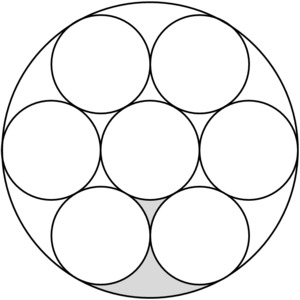
#> input picture src/com/cv/DetectObject/DetectCircle/images/image_03.png, 300 x 300 px
$ python DetectCircle.py
#> lines starting #> are read from the running program, lines starting #| are printed output that depends on the picture; after the words box and inside, x2 and y2 are one past the last pixel; in counts of white or black regions, pixels touching at a corner belong together
import cv2
import matplotlib.pyplot as plt
import numpy as np

# load the image
image_path = "images/"
original_image = cv2.imread(image_path + "image_03.png")
#> original_image is the input picture: shape (300, 300, 3); min 0, max 255, mean 240.1
# show original image
window_name = 'Original Image'
cv2.imshow(window_name, original_image)
cv2.waitKey()

# clone original image
copy_original_image = original_image.copy()

# convert the image to grayscale
gray_image = cv2.cvtColor(copy_original_image, cv2.COLOR_BGR2GRAY)
# show Gray image
window_name = 'Gray Image'
cv2.imshow(window_name, gray_image)
cv2.waitKey()

# detect circles in the image
circles = cv2.HoughCircles(gray_image, cv2.HOUGH_GRADIENT, 1.2, 75)
#> circles = [[149.4, 149.4, 48.48], [100.2, 64.2, 48.6], [198.6, 234.6, 48], [249, 149.4, 48.72], [49.8, 149.4, 48.84], [198.6, 64.2, 47.76], [100.2, 235.8, 47.76]]

# ensure at least some circles were found
if circles is not None:
    # convert the (x, y) coordinates and radius of the circles to integers
    circles = np.round(circles[0, :]).astype("int")
#> circles = [[149, 149, 48], [100, 64, 49], [199, 235, 48], [249, 149, 49], [50, 149, 49], [199, 64, 48], [100, 236, 48]]

    # loop over the (x, y) coordinates and radius of the circles
    for i, (x, y, r) in enumerate(circles):
        # draw the circle in the output image
        cv2.circle(copy_original_image, (x, y), r, (0, 255, 0), 4)

        # draw a rectangle corresponding to the center of the circle
        cv2.rectangle(copy_original_image, (x - 5, y - 5), (x + 5, y + 5), (0, 128, 255), -1)

        # show image
        window_name = 'Circle ' + str(i) + ' Image'
        cv2.imshow(window_name, copy_original_image)
        cv2.waitKey()
#> this loop made 7 passes
#> (x, y, r, window_name) on passes 1 to 7: (149, 149, 48, 'Circle 0 Image'), (100, 64, 49, 'Circle 1 Image'), (199, 235, 48, 'Circle 2 Image'), (249, 149, 49, 'Circle 3 Image'), (50, 149, 49, 'Circle 4 Image'), (199, 64, 48, 'Circle 5 Image'), (100, 236, 48, 'Circle 6 Image')
#> pass 1, `cv2.imshow(window_name, copy_original_image)`:
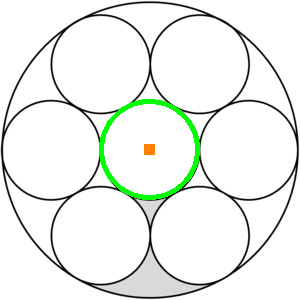
#> window 'Circle 0 Image': shape (300, 300, 3); mean B, G, R 236.9, 241.3, 237.3
#> pass 2, `cv2.imshow(window_name, copy_original_image)`:
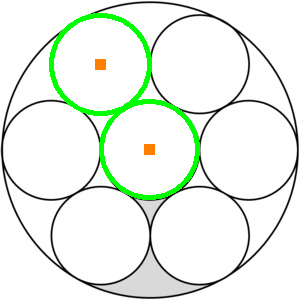
#> window 'Circle 1 Image': shape (300, 300, 3); mean B, G, R 234, 242.7, 234.7
#> after the loop:
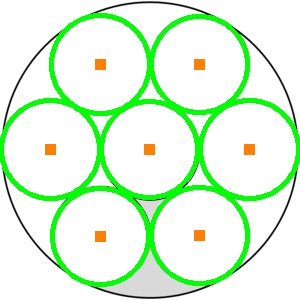
#> copy_original_image: shape (300, 300, 3); 12.09% of pixels changed, all inside (x1, y1, x2, y2) = (0, 13, 300, 287)

    # show Output image
    window_name = 'Circle Detecting Image'
    cv2.imshow(window_name, copy_original_image)
    cv2.waitKey()

    # show compare marking
    fig = plt.figure("Circle Detecting")
    images = ("Orignal Image", original_image), ("Circle Detecting Image", copy_original_image)
    # show the image
    for (i, (name, image)) in enumerate(images):
        ax = fig.add_subplot(1, 2, i + 1)
        ax.set_title(name)
        plt.imshow(cv2.cvtColor(image, cv2.COLOR_BGR2RGB))
        plt.axis("off")
#> this loop made 2 passes
#> name on passes 1 to 2: 'Orignal Image', 'Circle Detecting Image'
    # show the figure
    plt.show()
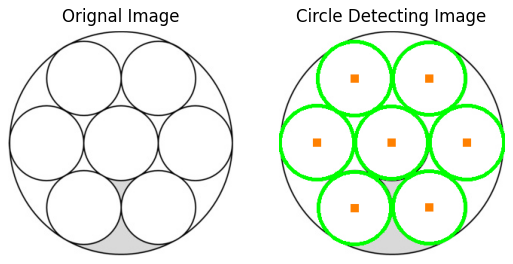
#> figure drawn by matplotlib, 2 panels

$ run again, with src/com/cv/DetectObject/DetectCircle/images/image_02.png copied over src/com/cv/DetectObject/DetectCircle/images/image_03.png
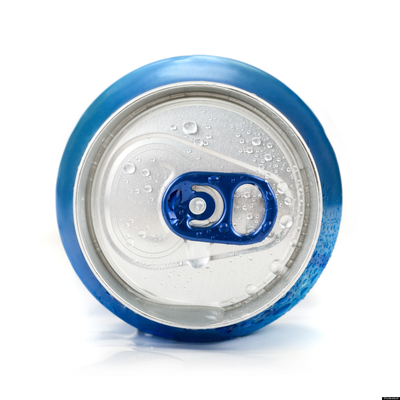
#> input picture src/com/cv/DetectObject/DetectCircle/images/image_02.png, 400 x 400 px
#> original_image is the input picture: shape (400, 400, 3); mean B, G, R 225.9, 219, 210.8
#> `circles = cv2.HoughCircles(gray_image, cv2.HOUGH_GRADIENT, 1.2, 75)`: circles = [[190.2, 208.2, 117.2], [215.4, 135, 78.6], [256.2, 256.2, 60.36], [141, 149.4, 46.92]]
#> `circles = np.round(circles[0, :]).astype("int")`: circles = [[190, 208, 117], [215, 135, 79], [256, 256, 60], [141, 149, 47]]
#> the loop `for i, (x, y, r) in enumerate(circles):` made 4 passes
#> (x, y, r, window_name) on passes 1 to 4: (190, 208, 117, 'Circle 0 Image'), (215, 135, 79, 'Circle 1 Image'), (256, 256, 60, 'Circle 2 Image'), (141, 149, 47, 'Circle 3 Image')
#> after the loop `for i, (x, y, r) in enumerate(circles):`:
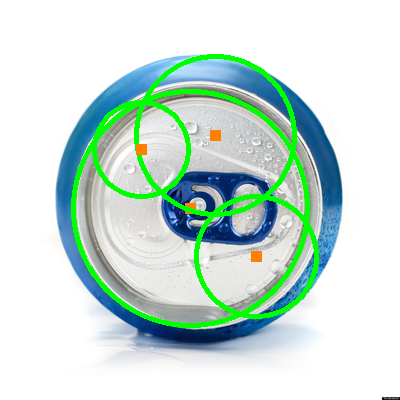
#> copy_original_image: shape (400, 400, 3); 5.91% of pixels changed, all inside (x1, y1, x2, y2) = (71, 54, 319, 328)
#> the loop `for (i, (name, image)) in enumerate(images):` made 2 passes
#> name on passes 1 to 2: 'Orignal Image', 'Circle Detecting Image'
#> `plt.show()`:
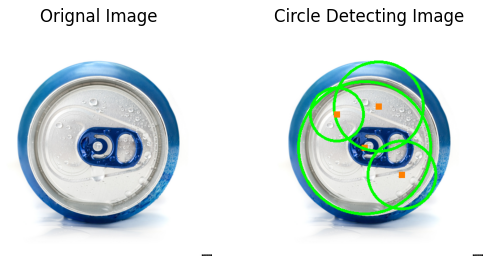
#> figure drawn by matplotlib, 2 panels
